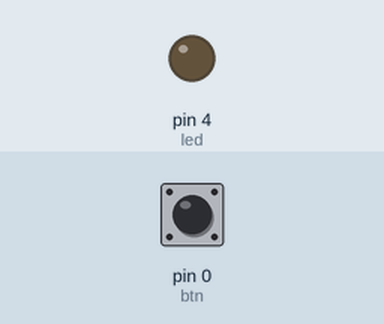
The sketch below on a simulated Arduino Uno, built with avr-gcc and run on an emulated ATmega328P. Shown: output pins drawn as LEDs (lit = HIGH). Inputs (shaded band) come from the test bench; at power-on: pin 0 (btn) LOW.

Above: at 1.2 s.
1.3 s: pin 0 (btn) pulled HIGH for 0.15 s
At 1.37 s:
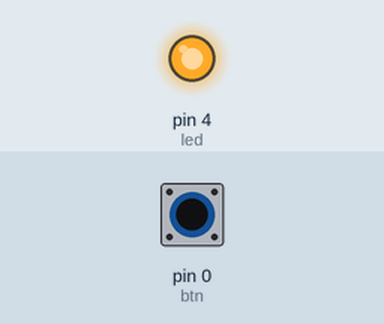
2.9 s: pin 0 (btn) pulled HIGH for 3.2 s
At 6.9 s:
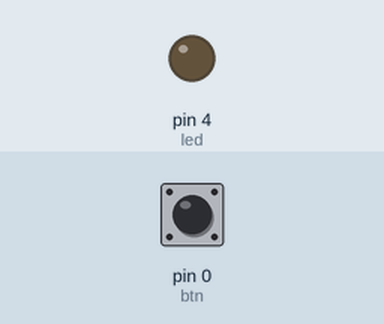
Timing chart, 0 to 8.4 s (numbered marks = the images above; inputs shaded):
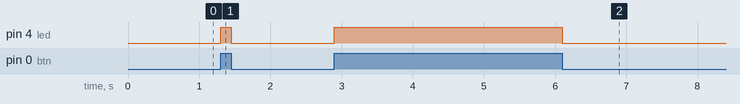

Measured:
- after the input at 1.3 s, pin 4 (led): LOW → HIGH at once, → LOW 0.15 s later
- after the input at 2.9 s, pin 4 (led): LOW → HIGH at once, → LOW 3.2 s later

The sketch:

thing_sarkfun.ino
```cpp
const int led = 4;
const int btn = 0;

void setup() {
  // put your setup code here, to run once:
  pinMode(led,OUTPUT);
  pinMode(btn,INPUT);

}

void loop() {
  // put your main code here, to run repeatedly:
  if(digitalRead(btn) == HIGH){
    digitalWrite(led,HIGH);
  }else{
    digitalWrite(led,LOW);
  }
}
```
